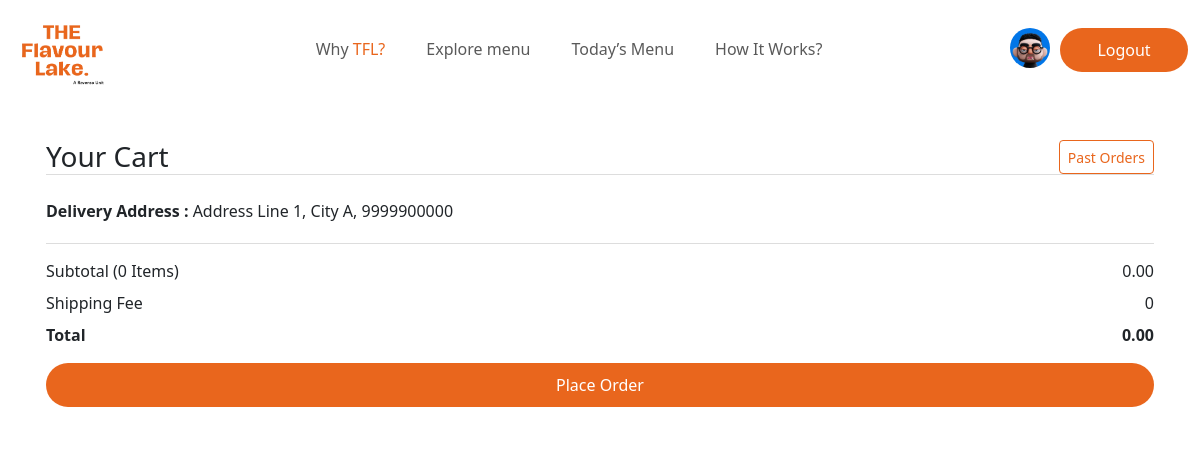
The page /cart/ (signed in) on the database as committed earlier.
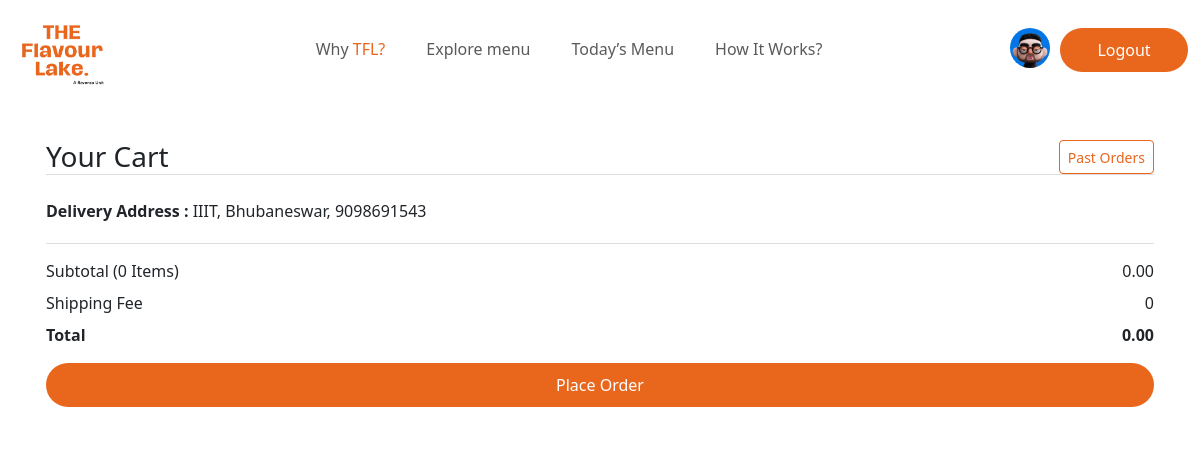
The same page on the database as committed later.
### home/models.py (models this page shows, shortened)
class DeliveryAddress(models.Model):
    ADDRESS_CHOICES = [
        ('IIIT', 'IIIT'),
        ('STPI', 'STPI'),
        ('KIIT', 'KIIT'),
    ]
    CITY_CHOICES = [
        ('Bhubaneswar', 'Bhubaneswar'),
    ]
    user = models.ForeignKey(User, on_delete=models.CASCADE, related_name='delivery_addresses')
    address_line1 = models.CharField(max_length=255, choices=ADDRESS_CHOICES, default='IIIT')
    city = models.CharField(max_length=100, choices=CITY_CHOICES, default='Bhubaneswar')
    phone_number = models.CharField(max_length=10, default='XXXXXXXXXX')
    is_primary = models.BooleanField(default=False)
    created_at = models.DateTimeField(auto_now_add=True)
    updated_at = models.DateTimeField(auto_now=True)

### home/views.py (the view, shortened to what this page needs)
# urls.py: path('cart/', views.view_cart, name='view_cart'),
def view_cart(request):
    try:
        user = request.user
        email_verified = EmailAddress.objects.filter(user=user, verified=True).exists()
    except:
        email_verified= False
    try:
        addresses = user.delivery_addresses.filter(is_primary=True).all()
    except AttributeError:
        addresses = None
    cart = request.session.get('cart', {})
    items = {}
    today_veg_lunch_menu = TodayLunchMenu.objects.order_by('id').filter(item_category="veg").first()
    today_nonveg_lunch_menu = TodayLunchMenu.objects.order_by('id').filter(item_category="non_veg").first()
    today_veg_dinner_menu = TodayDinnerMenu.objects.order_by('id').filter(item_category="veg").first()
    today_nonveg_dinner_menu = TodayDinnerMenu.objects.order_by('id').filter(item_category="non_veg").first()
    cart_total_amount = 0
    context = {
        'today_veg_lunch_menu_price': today_veg_lunch_menu,
        'today_nonveg_lunch_menu_price': today_nonveg_lunch_menu,
        'today_veg_dinner_menu_price': today_veg_dinner_menu,
        'today_nonveg_dinner_menu_price': today_nonveg_dinner_menu,
        'cart': items,
        'cart_total_amount': cart_total_amount,
        "email_verified":email_verified,
        "addresses":addresses,
    }
    return render(request, 'apps/home/view_cart.html', context)

### templates/apps/home/view_cart.html (shortened to what this page needs)
{% extends "account/base_entrance.html" %}
{% load i18n %}
{% load static %}
{% load allauth account %}
{% block stylesheet %}
<link rel="stylesheet" href="{% static 'assets/css/cart.css' %}">
{% endblock stylesheet %}
{% block content %}
<div class="login_container">
    <div class="cart_page container">
        <div class="row mt-4" id="cart_item_contain">
            <div class="card p-3" style="border: none;">
                <div class="mb-3">
                    <h3 style="border-bottom: 1px solid #ddd;display: flex;justify-content: space-between;">Your Cart <button onclick="window.location.href='{% url 'home:past_orders' %}'" class="btn btn-sm btn-outline-primary">Past Orders</button></h3>
                </div>
                <div class="cart_address">
                    {% if user.is_authenticated %}
                        {% for address in addresses %}
                            <li style="list-style: none;">
                                <strong>Delivery Address : </strong>{{ address.address_line1 }}, {{ address.city }}, {{ address.phone_number }}
                            </li>
                        {% empty %}
                            <li>No delivery addresses added yet.</li>
                        {% endfor %}
                    {% endif %}
                </div>
                <div class="cart-summary">
                    <div class="d-flex justify-content-between mb-2">
                        <span>Subtotal (<span id="item-count">{{ cart|length }}</span> Items)</span>
                        <span id="subtotal">0</span>
                    </div>
                    <div class="d-flex justify-content-between mb-2">
                        <span>Shipping Fee</span>
                        <span id="shipping-fee">0</span>
                    </div>
                    <div class="d-flex justify-content-between mb-2">
                        <strong>Total</strong>
                        <strong id="total">0</strong>
                    </div>
                    {% if user.is_authenticated %}
                        {% if addresses %}
                            {% if email_verified %}
                                <button id="rzp-button1" class="login_logging_btn razorpay_btn mt-3" style="display: flex;width: 100%;text-decoration: none;justify-content: center;">
                                    <a style="text-decoration: none;">Place Order</a>
                                </button>
                            {% else %}
                                <button onclick="window.location.href='{% url 'account_email' %}'" class="login_logging_btn razorpay_btn mt-3" style="display: flex;width: 100%;text-decoration: none;justify-content: center;">
                                    <a style="text-decoration: none;">Please Verify Your Email</a>
                                </button>
                            {% endif %}
                        {% else %}
                        <a href="{% url 'home:user_profile' %}" class="login_logging_btn razorpay_btn mt-3" style="display: flex;width: 100%;text-decoration: none;justify-content: center;">Add an Primary Address</a>
                        {% endif %}
                    {% else %}
                        <a href="{% url 'account_login' %}" class="login_logging_btn razorpay_btn mt-3" style="display: flex;width: 100%;text-decoration: none;justify-content: center;">Log in to place order</a>
                    {% endif %}
                </div>
            </div>
        </div>
    </div>
</div>
{% endblock content %}

Rows that differ between the two databases and show on the page:
no longer on this page (row edited): DeliveryAddress: address_line1 "Address Line 1", city "City A", phone_number "9999900000"
added DeliveryAddress: address_line1 "IIIT", city "Bhubaneswar", phone_number "9098691543"
